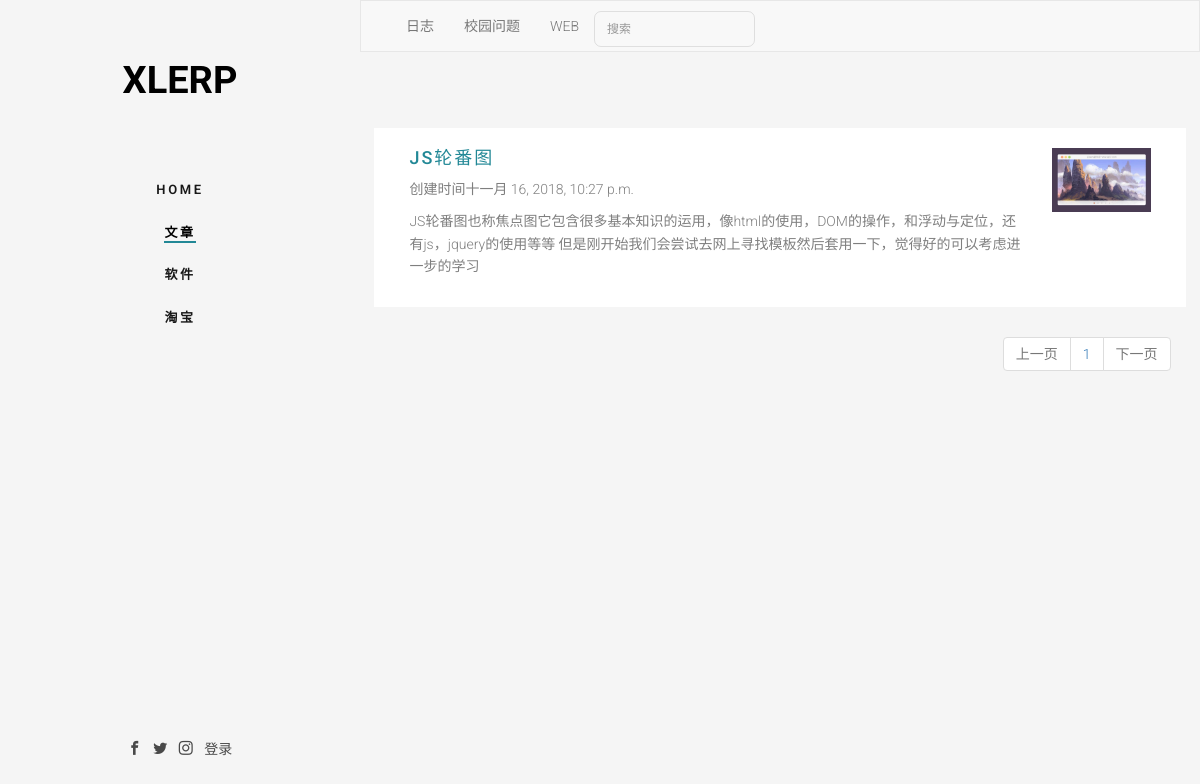
/post/, run on an earlier commit of the app's database.
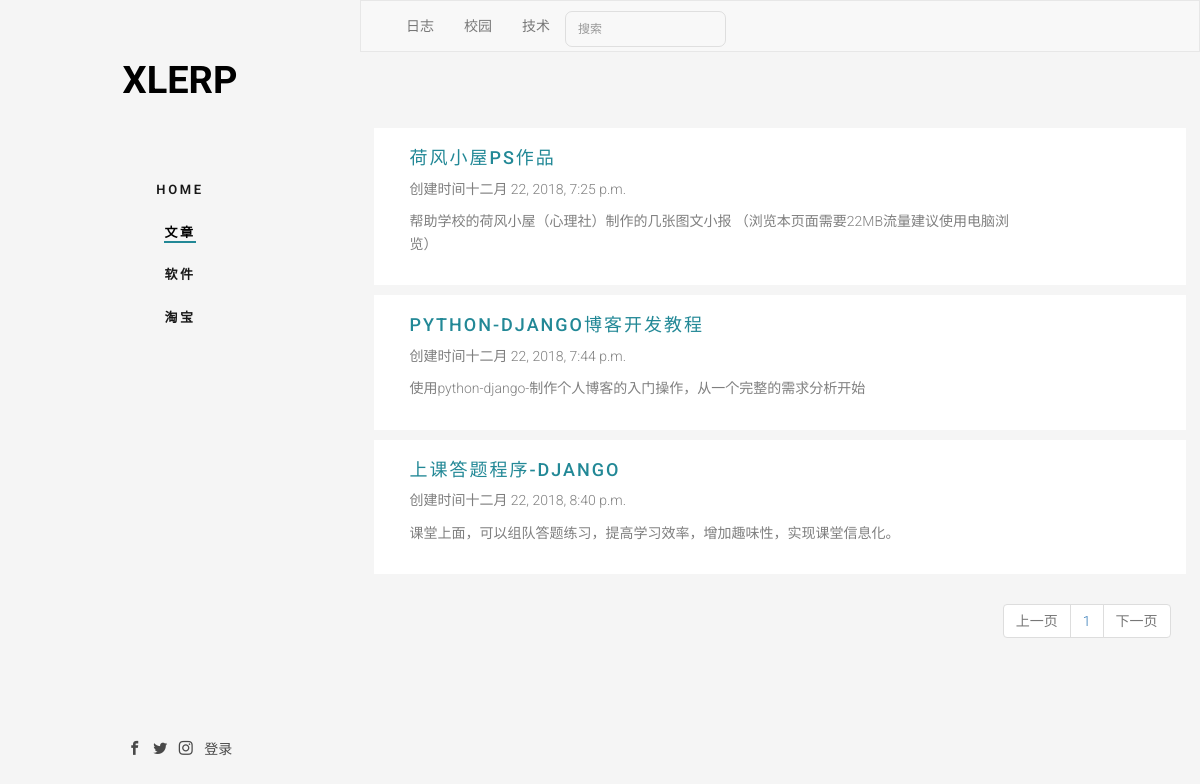
And on a later commit of the database.
### HomeApp/models.py (models this page shows, shortened)
class TitleClassification(models.Model):
    title = models.CharField(max_length=30,unique=True,verbose_name=u'标题')
    star_time = models.DateTimeField(auto_now_add=True,verbose_name=u'创建日期')
    last_time = models.DateTimeField(auto_now=True,verbose_name=u'最后一次修改日期')
    isDelete = models.BooleanField(default=True,verbose_name=u'是否可用')
    class Meta:
        verbose_name_plural = "文章类型"

class dynamic(models.Model):
    title = models.CharField(max_length=30,unique=True,verbose_name=u'标题')
    imgurl = models.ImageField(upload_to='static/images/post',null=True, blank=True, verbose_name=u'图片地址')
    userID = models.ForeignKey(User_Information,on_delete=models.CASCADE,verbose_name=u'作者')
    post = RichTextUploadingField(verbose_name=u'具体内容')
    Classid = models.ForeignKey('TitleClassification', on_delete=models.CASCADE,verbose_name=u'文章类型')
    OtherMsg = models.CharField(max_length=300, verbose_name=u'简介')
    star_time = models.DateTimeField(auto_now_add=True,verbose_name=u'创建日期')
    last_time = models.DateTimeField(auto_now=True,verbose_name=u'最后一次修改日期')
    isDelete = models.BooleanField(default=True,verbose_name=u'是否可用')
    class Meta:
        verbose_name_plural = "文章"

### HomeApp/views.py (the view)
# urls.py: path('post/', views.postdata, name='postdata'),
def postdata(request):
    context = {}
    if request.method == 'GET':
        TClist = models.TitleClassification.objects.all()#获取所有文章类型
        IDdata = request.GET.get('id')
        if IDdata == None:
            post = models.dynamic.objects.all().order_by('id')[0:10].values('id','title','imgurl','userID','OtherMsg','star_time')
        else:
            post = models.dynamic.objects.filter(Classid=IDdata).values('id','title','imgurl','userID','OtherMsg','star_time').order_by('id')
        contact_list = post #models.dynamic.objects.get_queryset().order_by('id')#.values('id','title')
        paginator = Paginator(contact_list, 8) # Show 25 contacts per page
        page = request.GET.get('page') #request.POST.get('data')
        try:
            contacts = paginator.page(page)
        except PageNotAnInteger:
            contacts = paginator.page(1)
        except EmptyPage:
            contacts = paginator.page(paginator.num_pages)
        context['book_list'] = contacts
        context['paginator'] = paginator
        context['CLASSID'] = IDdata
        context['TClist'] = TClist
        context['activedynamic'] = 'fh5co-active'
    return render(request,'dynamic.html',context)

### templates/dynamic.html (shortened to what this page needs)
{% extends "home.html" %}
{% load staticfiles %}
{% block main %}
<nav class="navbar navbar-default mynavbar-default">
    <div class="container-fluid">
      <div class="collapse navbar-collapse" id="bs-example-navbar-collapse-1">
        <ul class="nav navbar-nav">
          {% for i in TClist %}
          <li><a href="/post/?id={{ i.id }}">{{ i.title }}</a></li>
          {% endfor %}
        </ul>
        <form class="navbar-form navbar-left">
          <div class="form-group">
            <input type="text" class="form-control xform-control" placeholder="搜索">
          </div>
        </form>
      </div>
    </div>
  </nav>
<div id="uptop" class="fh5co-narrow-content">
        {% for i in book_list %}
        <div class="row row-bottom-padded-md mipadded-md">
            <div class="col-md-10 animate-box" data-animate-effect="fadeInLeft">
                <h2 class="fh5co-heading myfh5co-heading"><a href="/postList/?id={{ i.id }}" target="_blank">{{ i.title }}</a> </h2>
                <p>创建时间{{ i.star_time }}</p>
                <p>{{ i.OtherMsg }}</p>
            </div>
            <div class="col-md-2 animate-box" data-animate-effect="fadeInLeft">
                <a href="/postList/?id={{ i.id }}" target="_blank">
                {% if i.imgurl != "" %}
                <img class="img-responsive myimg-responsive" src="/media/{{ i.imgurl }}" alt="/{{ i.imgurl }}图像丢失！">
                {% endif %}
                </a>
            </div>
        </div>
        {% endfor %}
        <ul class="pagination" id="pager">
            {% if book_list.has_previous %}
                <li class="previous"><a href="{% url 'postdata' %}?id={{ CLASSID }}&page={{ book_list.previous_page_number }}">上一页</a></li>
            {% else %}
                <li class="previous disabled"><a href="#">上一页</a></li>
            {% endif %}
            {% for num in paginator.page_range %}
                {% if num == currentPage %}
                    <li class="item active"><a href="{% url 'postdata' %}?id={{ CLASSID }}&page={{ num }}">{{ num }}</a></li>
                {% else %}
                    <li class="item"><a href="{% url 'postdata' %}?id={{ CLASSID }}&page={{ num }}">{{ num }}</a></li>
                {% endif %}
            {% endfor %}
            {% if book_list.has_next %}
                <li class="next"><a href="{% url 'postdata' %}?id={{ CLASSID }}&page={{ book_list.next_page_number }}">下一页</a></li>
            {% else %}
                <li class="next disabled"><a href="#">下一页</a></li>
            {% endif %}
        </ul>
</div>
{% endblock %}

### templates/home.html (shortened to what this page needs)
{% load staticfiles %}
<!DOCTYPE html>
<html class="no-js">
<head>
    <link href="https://cdn.bootcss.com/animate.css/3.7.0/animate.css" rel="stylesheet">
    <link rel="stylesheet" href="{% static 'css/icomoon.css' %}">
    <link href="https://cdn.bootcss.com/twitter-bootstrap/3.3.5/css/bootstrap.css" rel="stylesheet">
    <link href="https://cdn.bootcss.com/flexslider/2.7.1/flexslider.css" rel="stylesheet">
    <link rel="stylesheet" href="{% static 'css/style.css' %}">
</head>
<body>
    <div id="fh5co-page">
        <aside id="fh5co-aside" role="complementary" class="border js-fullheight">
            <h1 id="fh5co-logo">
                <a href="{% url 'home' %}">XLERP</a>
            </h1>
            <nav id="fh5co-main-menu" role="navigation">
                <ul>
                    <li class="{{ activehome }}">
                        <a href="{% url 'home' %}">Home</a>
                    </li>
                    <li class="{{ activedynamic }}">
                        <a href="{% url 'postdata' %}">文章</a>
                    </li>
                    <li class="{{ activeApp }}">
                        <a href="{% url 'App' %}">软件</a>
                    </li>
                    <li>
                        <a href="https://shop486384188.taobao.com/?spm=a1z10.5-c-s.0.0.50067d9dHRKu3L" target="_blank">淘宝</a>
                    </li>
                </ul>
            </nav>
            <div class="fh5co-footer">
                <ul>
                    <li>
                        <a href="#">
                            <i class="icon-facebook2"></i>
                        </a>
                    </li>
                    <li>
                        <a href="#">
                            <i class="icon-twitter2"></i>
                        </a>
                    </li>
                    <li>
                        <a href="#">
                            <i class="icon-instagram"></i>
                        </a>
                    </li>
                    {% if  request.session.is_login %}
                    <li>
                         <a href="{% url 'login' %}">
                         {{ request.session.user_name }}
                         </a>
                    </li>
                    <li>
                        <a href="{% url 'logout' %}">
                            退出
                        </a>
                    </li>
                    {% else %}
                    <li>
                        <a href="{% url 'login' %}">
                            登录
                        </a>
                    </li>
                    {% endif %}
                </ul>
            </div>
        </aside>
        <div id="fh5co-main">
            {% block main %}{% endblock %}
        </div>
    </div>
</body>
</html>

### static/css/icomoon.css (style rules this page uses)
[class^="icon-"], [class*=" icon-"] { font-family: 'icomoon' !important; speak: none; font-style: normal; font-weight: normal; font-variant: normal; text-transform: none; line-height: 1; -webkit-font-smoothing: antialiased; -moz-osx-font-smoothing: grayscale; }
.icon-facebook2:before { content: "\eac0"; }
.icon-instagram:before { content: "\eac2"; }
.icon-twitter2:before { content: "\eac6"; }

### static/css/style.css (style rules this page uses)
body { font-family: "Roboto", Arial, sans-serif; font-weight: 300; font-size: 14px; line-height: 1.6; color: rgba(0, 0, 0, 0.5); background: whitesmoke; }
a { color: #228896; -webkit-transition: 0.5s; -o-transition: 0.5s; transition: 0.5s; }
h1, h2, h3, h4, h5, h6 { color: #000; font-family: "Roboto", Arial, sans-serif; font-weight: 400; margin: 0 0 30px 0; }
#fh5co-page { width: 100%; overflow: hidden; position: relative; }
#fh5co-aside { padding-top: 60px; padding-bottom: 40px; width: 20%; position: fixed; bottom: 0; top: 0; left: 0; overflow-y: scroll; z-index: 1001; -webkit-transition: 0.5s; -o-transition: 0.5s; transition: 0.5s; background-color: #f5f5f5; }
@media screen and (max-width: 1200px) { #fh5co-aside { width: 30%; } }
#fh5co-aside #fh5co-logo { text-align: center; font-family: "Roboto", Arial, sans-serif; font-weight: 700; margin-bottom: 2em; text-transform: uppercase; font-size: 38px; }
#fh5co-aside #fh5co-logo a { color: #000; }
#fh5co-aside #fh5co-main-menu ul { text-align: center; margin: 0; padding: 0; }
#fh5co-aside #fh5co-main-menu ul li { margin: 0 0 20px 0; padding: 0; list-style: none; }
#fh5co-aside #fh5co-main-menu ul li a { color: rgba(0, 0, 0, 0.9); text-decoration: none; letter-spacing: .1em; text-transform: uppercase; font-size: 13px; font-weight: 600; position: relative; padding: 10px 10px; letter-spacing: .2em; font-family: "Roboto", Arial, sans-serif; -webkit-transition: 0.3s; -o-transition: 0.3s; transition: 0.3s; }
#fh5co-aside #fh5co-main-menu ul li a:after { content: ""; position: absolute; height: 2px; bottom: 7px; left: 10px; right: 10px; background-color: #228896; visibility: hidden; -webkit-transform: scaleX(0); -moz-transform: scaleX(0); -ms-transform: scaleX(0); -o-transform: scaleX(0); transform: scaleX(0); -webkit-transition: all 0.3s cubic-bezier(0.175, 0.885, 0.32, 1.275); -moz-transition: all 0.3s cubic-bezier(0.175, 0.885, 0.32, 1.275); -ms-transition: all 0.3s cubic-bezier(0.175, 0.885, 0.32, 1.275); -o-transition: all 0.3s cubic-bezier(0.175, 0.885, 0.32, 1.275); transition: all 0.3s cubic-bezier(0.175, 0.885, 0.32, 1.275); }
#fh5co-aside #fh5co-main-menu ul li.fh5co-active a { color: black; }
#fh5co-aside #fh5co-main-menu ul li.fh5co-active a:after { visibility: visible; -webkit-transform: scaleX(1); -moz-transform: scaleX(1); -ms-transform: scaleX(1); -o-transform: scaleX(1); transform: scaleX(1); }
#fh5co-aside .fh5co-footer { position: absolute; bottom: 40px; font-size: 14px; text-align: center; width: 100%; font-weight: 400; color: rgba(0, 0, 0, 0.6); padding: 0 20px; }
#fh5co-aside .fh5co-footer ul { padding: 0; margin: 0; text-align: center; }
#fh5co-aside .fh5co-footer ul li { padding: 0; margin: 0; display: inline; list-style: none; }
#fh5co-aside .fh5co-footer ul li a { color: rgba(0, 0, 0, 0.7); padding: 4px; }
#fh5co-main { width: 80%; float: right; -webkit-transition: 0.5s; -o-transition: 0.5s; transition: 0.5s; }
@media screen and (max-width: 1200px) { #fh5co-main { width: 70%; } }
#fh5co-main .fh5co-narrow-content { position: relative; width: 93%; margin: 0 auto; padding: 4em 0; clear: both; }
#fh5co-main .fh5co-narrow-content ul { float: right; }
.fh5co-heading { font-size: 18px; margin-bottom: 2em; font-weight: 500; text-transform: uppercase; letter-spacing: 2px; }
.form-control { -webkit-appearance: none; -moz-appearance: none; appearance: none; box-shadow: none; background: transparent; border: 2px solid rgba(0, 0, 0, 0.1); height: 54px; font-size: 18px; font-weight: 300; -webkit-border-radius: 7px; -moz-border-radius: 7px; -ms-border-radius: 7px; border-radius: 7px; }
.row-bottom-padded-md { padding: 20px; margin-bottom: 10px; }
.mipadded-md { background-color: white; }
.navbar-form { margin: 0px; }
.xform-control { height: 36px; border: 1px solid rgba(0, 0, 0, 0.1); font-size: 12px; margin-top: 10px; }
.navbar-form { padding: 0px; }
.mynavbar-default { background-color: none; border-left-color: none; border-right-color: none; border-bottom-color: #e7e7e7; border-radius: 0px; }
.myfh5co-heading { margin-bottom:10px; }

What changed in the data, as far as the page shows it:
removed dynamic: title "JS轮番图", star_time "十一月 16, 2018, 10:27 p.m.", OtherMsg "JS轮番图也称焦点图它包含很多基本知识的运用，像html的使用，DOM的操作，和浮动与定位，还有js，jquery的使用等等 但是刚开始我们会尝试去网上寻找模板然后套用一下，觉得好的可以考虑进一步的学习", imgurl (picture)
changed TitleClassification (number 2 of 3 on the later page): title "校园问题" → "校园"
changed TitleClassification (number 3 of 3 on the later page): title "WEB" → "技术"
added dynamic: title "荷风小屋PS作品", star_time "十二月 22, 2018, 7:25 p.m.", OtherMsg "帮助学校的荷风小屋（心理社）制作的几张图文小报 （浏览本页面需要22MB流量建议使用电脑浏览）"
added dynamic: title "PYTHON-DJANGO博客开发教程", star_time "十二月 22, 2018, 7:44 p.m.", OtherMsg "使用python-django-制作个人博客的入门操作，从一个完整的需求分析开始"
added dynamic: title "上课答题程序-DJANGO", star_time "十二月 22, 2018, 8:40 p.m.", OtherMsg "课堂上面，可以组队答题练习，提高学习效率，增加趣味性，实现课堂信息化。"
